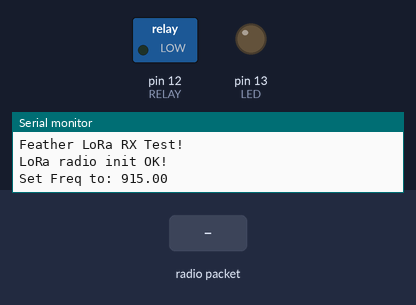
This sketch was run on a simulated Arduino Uno, built with avr-gcc and run on an emulated ATmega328P. On the bench: switched loads named in the sketch (green lamp = pin HIGH), output pins drawn as LEDs (lit = HIGH), the last lines printed to the serial monitor. Dashed ring = blinking. The test bench sets the inputs (shaded band). No radio packets arrive unless stated; pins used as bus, display or sensor lines are not drawn.

Above: at 1.3 s.
1.4 s: radio packet "1" arrives
At 1.47 s:
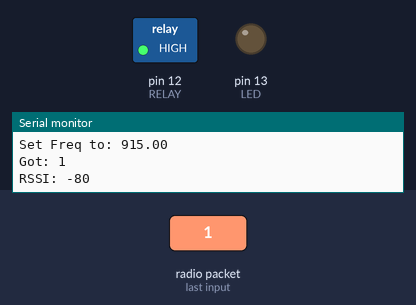
4.4 s: radio packet "0" arrives
At 4.77 s:
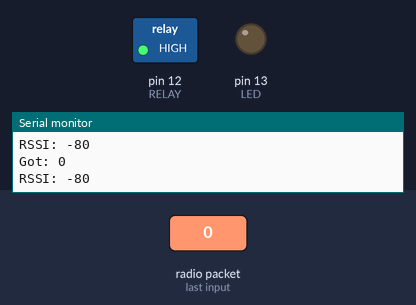
7.4 s: radio packet "2" arrives
At 11.6 s:
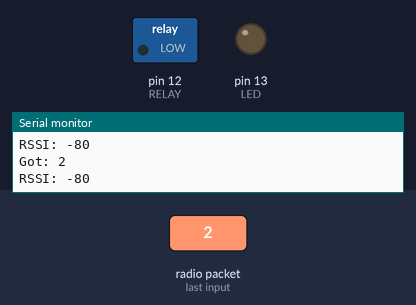
Timing chart, 0 to 13.1 s (numbered marks = the images above; inputs shaded):
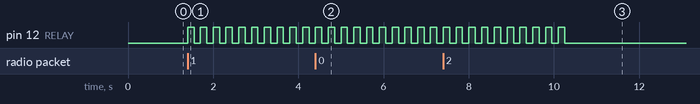

Measured:
- after the input at 1.4 s, pin 12 (RELAY): alternates HIGH for 0.15 s and LOW for 0.15 s, starting at once
- after the input at 4.4 s, pin 12 (RELAY): alternates HIGH for 0.15 s and LOW for 0.15 s, starting at once
- after the input at 7.4 s, pin 12 (RELAY): alternates HIGH for 0.15 s and LOW for 0.15 s, 20 changes in all, then stays LOW, starting at once

The sketch:

m0_receive.ino
```cpp
// Feather9x_RX
// -*- mode: C++ -*-
// Example sketch showing how to create a simple messaging client (receiver)
// with the RH_RF95 class. RH_RF95 class does not provide for addressing or
// reliability, so you should only use RH_RF95 if you do not need the higher
// level messaging abilities.
// It is designed to work with the other example Feather9x_TX

#include <SPI.h>
#include <RH_RF95.h>

#define RFM95_CS 8
#define RFM95_RST 4
#define RFM95_INT 3


// Change to 434.0 or other frequency, must match RX's freq!
#define RF95_FREQ 915.0

// Singleton instance of the radio driver
RH_RF95 rf95(RFM95_CS, RFM95_INT);

// Blinky on receipt
#define LED 13
#define RELAY 12

void setup()
{
  pinMode(LED, OUTPUT);
  digitalWrite(LED,LOW);

  pinMode(RELAY, OUTPUT);
  digitalWrite(RELAY,LOW);

  pinMode(RFM95_RST, OUTPUT);
  digitalWrite(RFM95_RST, HIGH);

  Serial.begin(115200);

  delay(100);

  Serial.println("Feather LoRa RX Test!");

  // manual reset
  digitalWrite(RFM95_RST, LOW);
  delay(10);
  digitalWrite(RFM95_RST, HIGH);
  delay(10);

  while (!rf95.init()) {
    Serial.println("LoRa radio init failed");
    Serial.println("Uncomment '#define SERIAL_DEBUG' in RH_RF95.cpp for detailed debug info");
    while (1);
  }
  Serial.println("LoRa radio init OK!");

  // Defaults after init are 434.0MHz, modulation GFSK_Rb250Fd250, +13dbM
  if (!rf95.setFrequency(RF95_FREQ)) {
    Serial.println("setFrequency failed");
    while (1);
  }
  Serial.print("Set Freq to: "); Serial.println(RF95_FREQ);

  // Defaults after init are 434.0MHz, 13dBm, Bw = 125 kHz, Cr = 4/5, Sf = 128chips/symbol, CRC on

  // The default transmitter power is 13dBm, using PA_BOOST.
  // If you are using RFM95/96/97/98 modules which uses the PA_BOOST transmitter pin, then
  // you can set transmitter powers from 5 to 23 dBm:
  rf95.setTxPower(23, false);
}

void loop()
{
  if (rf95.available())
  {
    // Should be a message for us now
    uint8_t buf[RH_RF95_MAX_MESSAGE_LEN];
    uint8_t len = sizeof(buf);

    if (rf95.recv(buf, &len))
    {
      //digitalWrite(LED, HIGH);
      RH_RF95::printBuffer("Received: ", buf, len);
      Serial.print("Got: ");
      Serial.println((char*)buf);
       Serial.print("RSSI: ");
      Serial.println(rf95.lastRssi(), DEC);

      //activate relay
      for (int j=0;j<10;j++) {
      digitalWrite(RELAY,HIGH);
      delay(150);
      digitalWrite(RELAY,LOW);
      delay(150);
      }
      /*
      // Send a reply
      uint8_t data[] = "And hello back to you";
      rf95.send(data, sizeof(data));
      rf95.waitPacketSent();
      Serial.println("Sent a reply");
      digitalWrite(LED, LOW);
      */
    }
    else
    {
      Serial.println("Receive failed");
    }
  }
}
```
